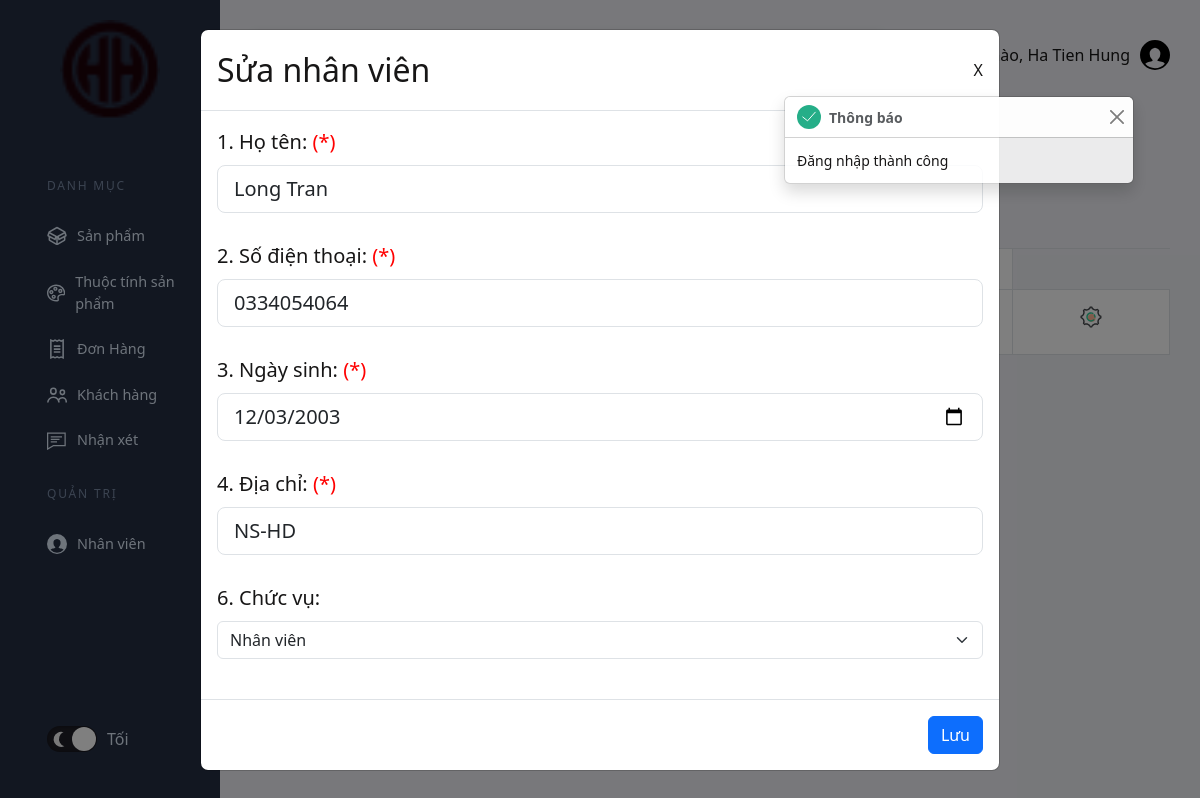
The app's page /Admin/EditStaff.php?id=6 (signed in) with its own data.
### tables this page shows
CREATE TABLE `accounts` (
  `id` int NOT NULL,
  `phone` varchar(13) NOT NULL,
  `password` varchar(50) NOT NULL,
  `name` varchar(50) NOT NULL,
  `age` int DEFAULT NULL,
  `dob` date NOT NULL,
  `address` varchar(200) DEFAULT NULL,
  `role` int NOT NULL,
  `token` varchar(50) DEFAULT NULL
);

### Admin/EditStaff.php (the view, shortened to what this page needs)
<?php
    include_once './ShareAdmin/header.php';
?>
<div class="toast-container position-fixed p-3" style="top: 80px; right: 50px;">
    <div id="liveToast" class="toast" role="alert" aria-live="assertive" aria-atomic="true">
        <div class="toast-header">
            <?php
                if (isset($_SESSION['toast-success'])) {
                    echo '<strong class="ms-2 me-auto">Thông báo</strong>';
                }
            ?>
            <button type="button" class="btn-close" data-bs-dismiss="toast" aria-label="Close"></button>
        </div>
        <div class="toast-body">
            <?php
                if (isset($_SESSION['toast-success'])) {
                    echo $_SESSION['toast-success'];
                }
            ?>
        </div>
    </div>
</div>
<div class="modal-header mb-5">
    <div class="modal-title fs-4 d-flex align-items-center">
        <span>Danh Mục Nhân Viên</span>
    </div>
</div>
<section>
    <div class="row mb-3">
        <div class="col-3">
            <button style="color: var(--white) !important;" type="button" class="btn btn-primary"  data-bs-toggle="modal" data-bs-target="#addModal">Thêm mới</button>
        </div>
    </div>
    <div class="table-responsive" style="min-height: 300px;">
        <table class="table table-bordered">
            <thead>
                <tr>
                    <th class="text-center" style="width: 5%;">STT</th>
                    <th class="text-center">Họ Tên</th>
                    <th class="text-center" style="width: 15%;">SĐT</th>
                    <th class="text-center" style="width: 10%;">Ngày Sinh</th>
                    <th class="text-center">Địa chỉ</th>
                </tr>
            </thead>
            <tbody>
                <?php
                    include_once './Staff/ShowStaff.php';
                ?>
        </table>
    </div>
</section>
<?php
    $id = $_GET['id'];
    $sql = "SELECT * FROM accounts WHERE id = $id";
    $result = mysqli_query($connect, $sql);
    $each = mysqli_fetch_array($result);
?>
<div class="modal fade show" id="addModal" tabindex="-1" aria-labelledby="addModalLabel" aria-modal="true" style="display: block; background: rgb(0,0,0,0.5);">
    <div class="modal-dialog modal-dialog-centered modal-lg">
        <form action="process_update_staff.php?id=<?php echo $each['id'];?>" method="post" class="form-add" style="height: 100%; width: 100%;">
            <div class="modal-content">
                <div class="modal-header">
                    <h1 class="modal-title fs-2" id="addleModalLabel">Sửa nhân viên</h1>
                    <a href="StaffCategory.php">X</a>
                </div>
                <div class="modal-body" style="overflow-x: hidden;">
                    <label class="fs-5 form-label required" for="nameStaff">1. Họ tên: </label>
                    <br>
                    <input id="nameStaff" name="name_staff" value="<?php echo $each['name'];?>" class="form-control form-control-lg" type="text" placeholder="Tên nhân viên..." aria-label=".form-control-lg" required>
                    <br>
                    <label class="fs-5 form-label required" for="phoneStaff">2. Số điện thoại: </label>
                    <br>
                    <input onchange="changeInput(event)" value="<?php echo $each['phone'];?>" id="phoneStaff" name="phone_staff" class="form-control form-control-lg" type="text" placeholder="Số điện thoại nhân viên..." aria-label=".form-control-lg" required>
                    <br>
                    <label class="fs-5 form-label required" for="dobStaff">3. Ngày sinh: </label>
                    <br>
                    <input onchange="changeInputDate(event)" value="<?php echo $each['dob'];?>" id="dobStaff" name="dob_staff" class="form-control form-control-lg" type="date" required>
                    <br>
                    <label class="fs-5 form-label required" for="addressStaff">4. Địa chỉ: </label>
                    <br>
                    <input id="addressStaff" name="address_staff" value="<?php echo $each['address'];?>" class="form-control form-control-lg" type="text" placeholder="Địa chỉ nhân viên..." aria-label=".form-control-lg" required>
                    <br>
                <?php if ($_SESSION['user']['role'] == 0 || $_SESSION['user']['role'] == 1) {?>
                    <label class="fs-5 form-label" for="roleStaff">6. Chức vụ: </label>
                    <br>
                    <select name="role_staff" id="roleStaff" class="form-select" aria-label="Default select example">
                        <option value="2" <?php if ($each['role'] == 2) echo 'selected'; ?>>Nhân viên</option>
                    </select>
                    <br>
                <?php } ?>
                </div>
                <div class="modal-footer">
                    <button type="submit" class="btn btn-primary">Lưu</button>
                </div>
            </div>
        </form>
    </div>
</div>
<?php include_once './ShareAdmin/footer.php'; ?>

### Admin/Staff/ShowStaff.php (shortened to what this page needs)
<?php
    require_once './ShareAdmin/root/connect.php';
    if ($_SESSION['user']['role'] == 1) {
        $stringSQL = "SELECT * FROM `accounts` WHERE `name` LIKE '%$search%' AND `role` = 2";
    } elseif ($_SESSION['user']['role'] == 0) {
        $stringSQL = "SELECT * FROM `accounts` WHERE `name` LIKE '%$search%'";
    }
    $result = mysqli_query($connect, $stringSQL);
    if (mysqli_num_rows($result) > 0) {
        foreach ($result as $index => $each) {
            $index += 1;
            echo "<tr>";
                echo "<td class='text-center' style='width: 5%'>
                        <span>$index</span>
                </td>";
                echo "<td>" . ($each['name']) . "</td>";
                echo "<td class='text-center' style='width: 15%'>" . ($each['phone']) . "</td>";
                echo "<td class='text-center' style='width: 10%'>" . date("d/m/Y", strtotime($each['dob'])) . "</td>";
                echo "<td class='text-start'>" . ($each['address']) . "</td>";
                if ($each['role'] == 1) {
                    echo "<td class='text-center' style='width: 10%'>Quản lý</td>";
                } elseif ($each['role'] == 2) {
                    echo "<td class='text-center' style='width: 10%'>Nhân viên</td>";
                } else {
                    echo "<td class='text-center' style='width: 10%'>Quản trị</td>";
                }
                echo "<td class='text-center'>
                        <div class='dropdown'>
                            <a class='btn dropdown-toggle' href='#' role='button' data-bs-toggle='dropdown' aria-expanded='false'>
                            </a>
                                    <a href='EditStaff.php?id=" . $each['id'] . "' class='dropdown-item d-flex align-items-center fs-5'>
                                    </a>
                                    <a href='DeleteStaff.php?id=" . $each['id'] . "' class='dropdown-item d-flex align-items-center fs-5'>
                                    </a>
                        </div>
                    </td>
                </tr>";
        }
    } else {
        echo "<tr>
                <td colspan='7' class='text-center'>Không có nhân viên nào</td>
            </tr>";
    }

### Admin/CSS/style_main.css (style rules this page uses)
:root { --page-header-bgColor: #242e42; --page-header-bgColor-hover: #1d2636; --page-header-txtColor: #dde9f8; --page-header-headingColor: #7889a4; --page-header-width: 220px; --page-content-bgColor: #f0f1f6; --page-content-txtColor: #171616; --page-content-blockColor: #fff; --white: #fff; --black: #333; --blue: #00b9eb; --red: #ec1848; --border-radius: 4px; --box-shadow: 0 0 10px -2px rgba(0, 0, 0, 0.075); --switch-bgLightModeColor: #87cefa; --switch-sunColor: gold; --switch-moonColor: #f4f4f4; --switch-bgDarkModeColor: #1f1f27; }
* { padding: 0; margin: 0; box-sizing: border-box; }
a, button { color: inherit !important; }
a { text-decoration: none !important; }
button { background: none; cursor: pointer; }
label { cursor: pointer; }
button, input { border: none; }
svg { display: block; }
body { font: 16px/1.5 "Lato", sans-serif; }
#addModal button { color: var(--white) !important; }
.required:after { content: " (*)"; color: red; }
.table .dropdown-toggle::after { display: none !important; }
.modal button { color: var(--white) !important; }

### records on screen
accounts: name_staff "Long Tran", phone_staff "0334054064", dob_staff "12/03/2003", address_staff "NS-HD", role_staff "Nhân viên"

### other values on screen
$_SESSION['user']['name'] "Ha Tien Hung"
$_SESSION['toast-success'] "Đăng nhập thành công"
